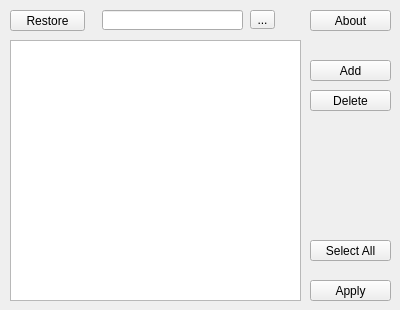
<?xml version="1.0" encoding="UTF-8"?>
<ui version="4.0">
 <class>DiscordQuoteFactory</class>
 <widget class="QWidget" name="DiscordQuoteFactory">
  <property name="geometry">
   <rect>
    <x>0</x>
    <y>0</y>
    <width>400</width>
    <height>310</height>
   </rect>
  </property>
  <property name="acceptDrops">
   <bool>false</bool>
  </property>
  <property name="windowTitle">
   <string>Discord Quote Factory</string>
  </property>
  <widget class="QListWidget" name="quoteListWidget">
   <property name="geometry">
    <rect>
     <x>10</x>
     <y>40</y>
     <width>291</width>
     <height>261</height>
    </rect>
   </property>
   <property name="tabKeyNavigation">
    <bool>true</bool>
   </property>
   <property name="dragEnabled">
    <bool>false</bool>
   </property>
   <property name="dragDropOverwriteMode">
    <bool>false</bool>
   </property>
   <property name="dragDropMode">
    <enum>QAbstractItemView::DropOnly</enum>
   </property>
   <property name="alternatingRowColors">
    <bool>true</bool>
   </property>
   <property name="selectionMode">
    <enum>QAbstractItemView::ExtendedSelection</enum>
   </property>
   <property name="flow">
    <enum>QListView::TopToBottom</enum>
   </property>
   <property name="uniformItemSizes">
    <bool>true</bool>
   </property>
   <property name="wordWrap">
    <bool>true</bool>
   </property>
   <property name="selectionRectVisible">
    <bool>true</bool>
   </property>
   <property name="sortingEnabled">
    <bool>false</bool>
   </property>
  </widget>
  <widget class="QPushButton" name="pushButton_apply">
   <property name="geometry">
    <rect>
     <x>310</x>
     <y>280</y>
     <width>81</width>
     <height>21</height>
    </rect>
   </property>
   <property name="text">
    <string>Apply</string>
   </property>
  </widget>
  <widget class="QPushButton" name="pushButton_restore">
   <property name="geometry">
    <rect>
     <x>10</x>
     <y>10</y>
     <width>75</width>
     <height>21</height>
    </rect>
   </property>
   <property name="text">
    <string>Restore</string>
   </property>
  </widget>
  <widget class="QPushButton" name="pushButton_about">
   <property name="geometry">
    <rect>
     <x>310</x>
     <y>10</y>
     <width>81</width>
     <height>21</height>
    </rect>
   </property>
   <property name="toolTip">
    <string>&lt;html&gt;&lt;head/&gt;&lt;body&gt;&lt;p&gt;&lt;br/&gt;&lt;/p&gt;&lt;/body&gt;&lt;/html&gt;</string>
   </property>
   <property name="text">
    <string>About</string>
   </property>
  </widget>
  <widget class="QPushButton" name="pushButton_addItem">
   <property name="geometry">
    <rect>
     <x>310</x>
     <y>60</y>
     <width>81</width>
     <height>21</height>
    </rect>
   </property>
   <property name="text">
    <string>Add</string>
   </property>
  </widget>
  <widget class="QPushButton" name="pushButton_deleteItem">
   <property name="geometry">
    <rect>
     <x>310</x>
     <y>90</y>
     <width>81</width>
     <height>21</height>
    </rect>
   </property>
   <property name="text">
    <string>Delete</string>
   </property>
  </widget>
  <widget class="QToolButton" name="toolButton_filePicker">
   <property name="geometry">
    <rect>
     <x>250</x>
     <y>10</y>
     <width>25</width>
     <height>19</height>
    </rect>
   </property>
   <property name="text">
    <string>...</string>
   </property>
  </widget>
  <widget class="QLineEdit" name="lineEdit_quotes">
   <property name="geometry">
    <rect>
     <x>102</x>
     <y>10</y>
     <width>141</width>
     <height>20</height>
    </rect>
   </property>
   <property name="readOnly">
    <bool>false</bool>
   </property>
  </widget>
  <widget class="QPushButton" name="pushButton_selectAll">
   <property name="geometry">
    <rect>
     <x>310</x>
     <y>240</y>
     <width>81</width>
     <height>21</height>
    </rect>
   </property>
   <property name="text">
    <string>Select All</string>
   </property>
  </widget>
  <zorder>quoteListWidget</zorder>
  <zorder>pushButton_apply</zorder>
  <zorder>pushButton_restore</zorder>
  <zorder>pushButton_addItem</zorder>
  <zorder>pushButton_deleteItem</zorder>
  <zorder>pushButton_about</zorder>
  <zorder>toolButton_filePicker</zorder>
  <zorder>lineEdit_quotes</zorder>
  <zorder>pushButton_selectAll</zorder>
 </widget>
 <layoutdefault spacing="6" margin="11"/>
 <resources/>
 <connections/>
</ui>
